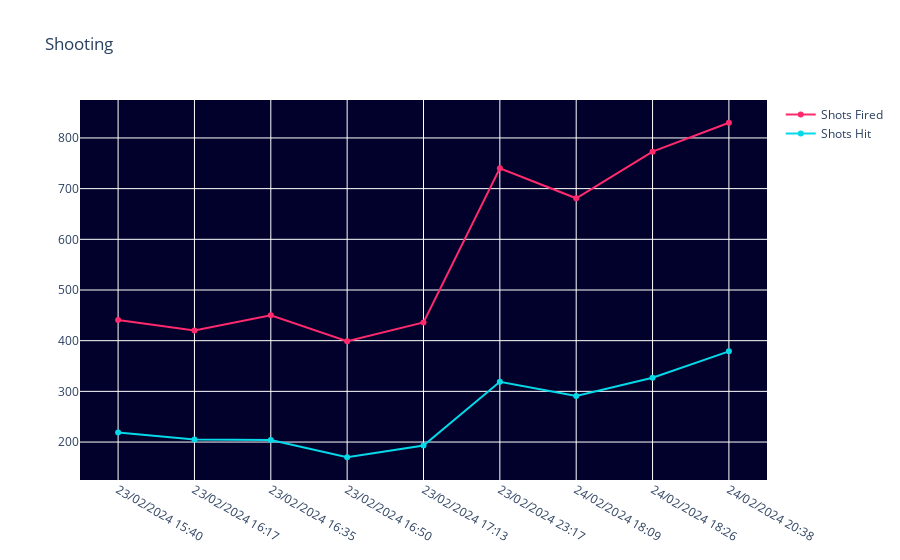

The notebook cell this image was saved under:
### Code cell
fig = go.Figure()
fig.add_trace(go.Scatter(x=records_df['Date time'], y=records_df['Shots Fired'], mode='lines+markers', name='Shots Fired', line=dict(color='#FF2A6D')))
fig.add_trace(go.Scatter(x=records_df['Date time'], y=records_df['Shots Hit'], mode='lines+markers', name='Shots Hit', line=dict(color='#05D9E8')))
fig.update_layout(title='Shooting', hovermode='x', plot_bgcolor='#01012B')

### Figure 1 — Plotly figure (JSON) as saved in the notebook; plotly's stock layout.template omitted (floating-point values rounded to 4 significant figures)
{"data": [{"line": {"color": "#FF2A6D"}, "mode": "lines+markers", "name": "Shots Fired", "type": "scatter", "x": ["23/02/2024 15:40", "23/02/2024 16:17", "23/02/2024 16:35", "23/02/2024 16:50", "23/02/2024 17:13", "23/02/2024 23:17", "24/02/2024 18:09", "24/02/2024 18:26", "24/02/2024 20:38"], "y": [441, 420, 450, 399, 436, 740, 681, 773, 830]}, {"line": {"color": "#05D9E8"}, "mode": "lines+markers", "name": "Shots Hit", "type": "scatter", "x": ["23/02/2024 15:40", "23/02/2024 16:17", "23/02/2024 16:35", "23/02/2024 16:50", "23/02/2024 17:13", "23/02/2024 23:17", "24/02/2024 18:09", "24/02/2024 18:26", "24/02/2024 20:38"], "y": [219, 205, 204, 170, 193, 319, 291, 327, 379]}], "layout": {"hovermode": "x", "plot_bgcolor": "#01012B", "title": {"text": "Shooting"}}}
